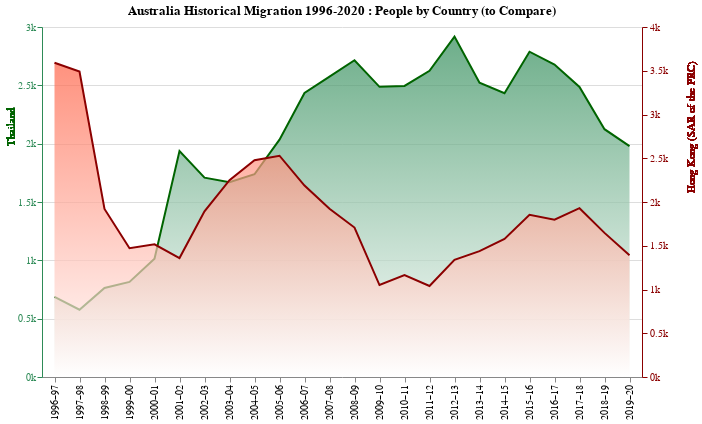

Source (notebook cell):
### Markdown cell above
And last, you may compare any tow countries' migration history here. Usually neighbouring countries or those with a complicated history of conflict show interesting insights when statistically compared against each other.

### Code cell
#collapse

source = df.groupby(["Country", "Period"]).sum("People").reset_index()

dropdown = alt.binding_select(
    options=source.Country.unique())

selector1 = alt.selection_single(
    fields=['Country'], 
    bind=dropdown, 
    name='Select_1st',
    init={'Country' : "Hong Kong (SAR of the PRC)"}
)

selector2 = alt.selection_single(
    fields=['Country'], 
    bind=dropdown, 
    name='Select_2nd',
    init={'Country' : "Thailand"}
)

base = alt.Chart(width=600, height=350).encode(
    x=alt.X("Period:O", axis=alt.Axis(title=None))
)

area1 = base.mark_area(
    line={'color':'darkred'},
    color=alt.Gradient(
        gradient='linear',
        stops=[alt.GradientStop(color='white', offset=0),
               alt.GradientStop(color='tomato', offset=1)],
        x1=1,
        x2=1,
        y1=1,
        y2=0)
).encode(
    y=alt.Y("People:Q", axis=alt.Axis(
        format="~s", title=None,
        domainColor="darkred",
        tickColor="darkred",
        labelColor="darkred")),
)

c1 = alt.Chart().mark_text(
    angle=270,
    dx=75,
    dy=350
).encode(
    text=alt.Text("Country:O"),
    color=alt.value("darkred"),
)

layer1 = alt.layer(
     area1, c1
 ).add_selection(
    selector1
).transform_filter(
    selector1
)

area2 = base.mark_area(
    line={'color':'darkgreen'},
    color=alt.Gradient(
        gradient='linear',
        stops=[alt.GradientStop(color='white', offset=0),
               alt.GradientStop(color='seagreen', offset=1)],
        x1=1,
        x2=1,
        y1=1,
        y2=0)
).encode(
    y=alt.Y("People:Q", axis=alt.Axis(
        format="~s", title=None,
        domainColor="seagreen",
        tickColor="seagreen",
        labelColor="seagreen")),
)

c2 = alt.Chart().mark_text(
    angle=270,
    dx=75,
    dy=-330
).encode(
    text=alt.Text("Country:O"),
    color=alt.value("darkgreen"),
)

layer2 = alt.layer(
     area2, c2
 ).add_selection(
    selector2
).transform_filter(
    selector2
)

alt.layer(
    layer2,
    layer1,
    data=source
).resolve_scale(
    y="independent"
).configure_view(
    strokeWidth=0,
).properties(
    title="Australia Historical Migration 1996-2020 : People by Country (to Compare)"
)

### Figure 1 — Vega-Lite specification as saved in the notebook (floating-point values rounded to 4 significant figures; data arrays with more than 128 entries replaced by an {"elided": "..."} marker saying what was removed)
{"config": {"view": {"continuousWidth": 400, "continuousHeight": 300, "strokeWidth": 0}}, "layer": [{"layer": [{"mark": {"type": "area", "color": {"gradient": "linear", "stops": [{"color": "white", "offset": 0}, {"color": "seagreen", "offset": 1}], "x1": 1, "x2": 1, "y1": 1, "y2": 0}, "line": {"color": "darkgreen"}}, "encoding": {"x": {"type": "ordinal", "axis": {"title": null}, "field": "Period"}, "y": {"type": "quantitative", "axis": {"domainColor": "seagreen", "format": "~s", "labelColor": "seagreen", "tickColor": "seagreen", "title": null}, "field": "People"}}, "height": 350, "selection": {"Select_2nd": {"type": "single", "fields": ["Country"], "bind": {"input": "select", "options": {"elided": "205 str values"}}, "init": {"Country": "Thailand"}}}, "width": 600}, {"mark": {"type": "text", "angle": 270, "dx": 75, "dy": -330}, "encoding": {"color": {"value": "darkgreen"}, "text": {"type": "ordinal", "field": "Country"}}}], "transform": [{"filter": {"selection": "Select_2nd"}}]}, {"layer": [{"mark": {"type": "area", "color": {"gradient": "linear", "stops": [{"color": "white", "offset": 0}, {"color": "tomato", "offset": 1}], "x1": 1, "x2": 1, "y1": 1, "y2": 0}, "line": {"color": "darkred"}}, "encoding": {"x": {"type": "ordinal", "axis": {"title": null}, "field": "Period"}, "y": {"type": "quantitative", "axis": {"domainColor": "darkred", "format": "~s", "labelColor": "darkred", "tickColor": "darkred", "title": null}, "field": "People"}}, "height": 350, "selection": {"Select_1st": {"type": "single", "fields": ["Country"], "bind": {"input": "select", "options": {"elided": "205 str values"}}, "init": {"Country": "Hong Kong (SAR of the PRC)"}}}, "width": 600}, {"mark": {"type": "text", "angle": 270, "dx": 75, "dy": 350}, "encoding": {"color": {"value": "darkred"}, "text": {"type": "ordinal", "field": "Country"}}}], "transform": [{"filter": {"selection": "Select_1st"}}]}], "data": {"name": "data-e64cef0b1fbad1fac5d67881d0ff1e85"}, "resolve": {"scale": {"y": "independent"}}, "title": "Australia Historical Migration 1996-2020 : People by Country (to Compare)", "$schema": "https://vega.github.io/schema/vega-lite/v4.8.1.json", "datasets": {"data-e64cef0b1fbad1fac5d67881d0ff1e85": {"elided": "4920 records"}}}
